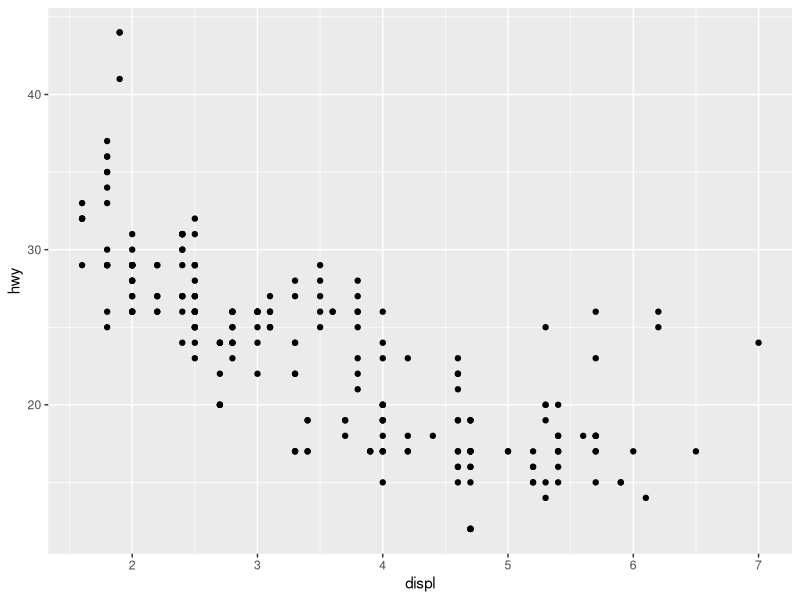
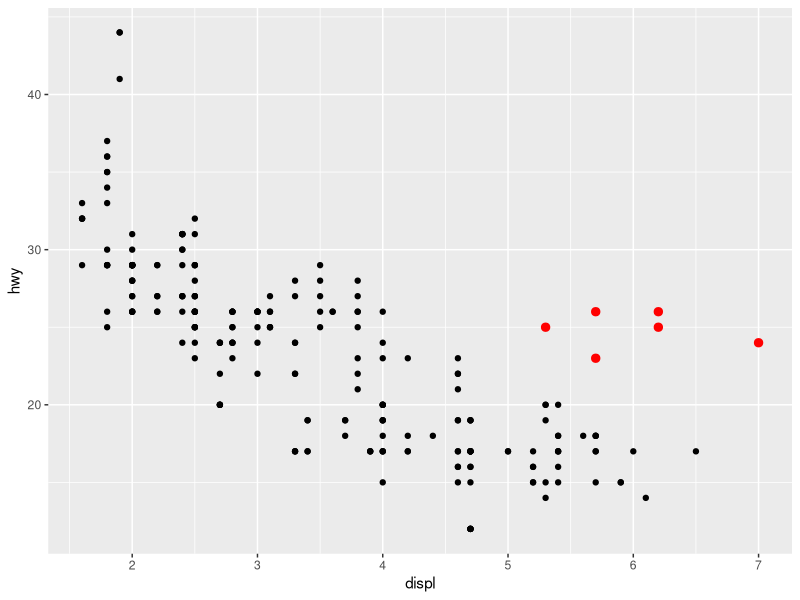
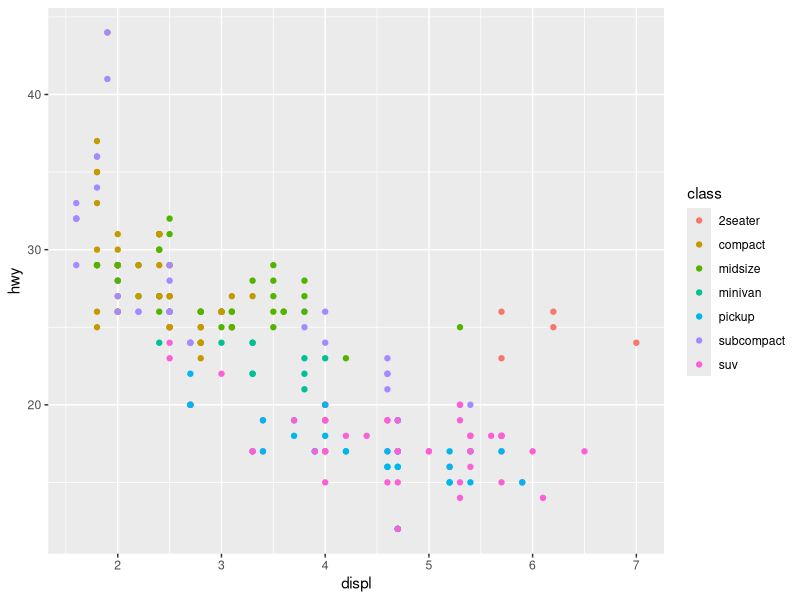
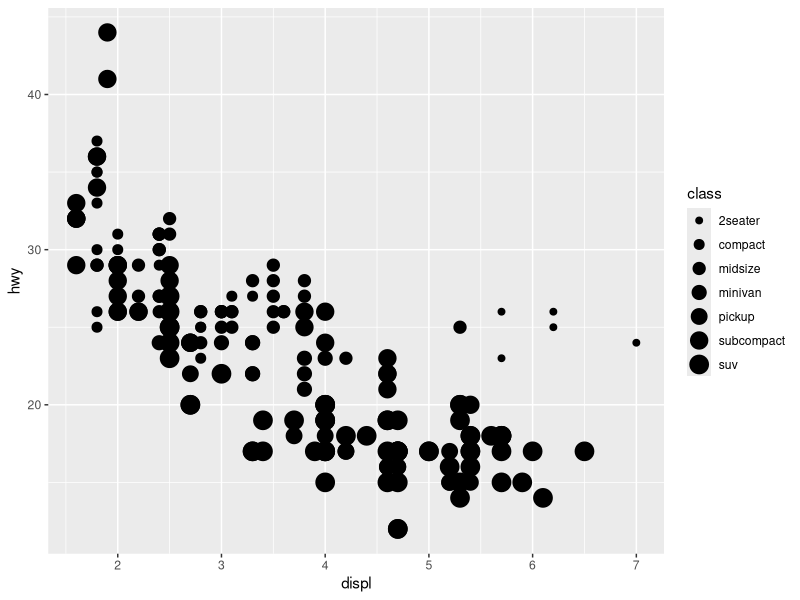
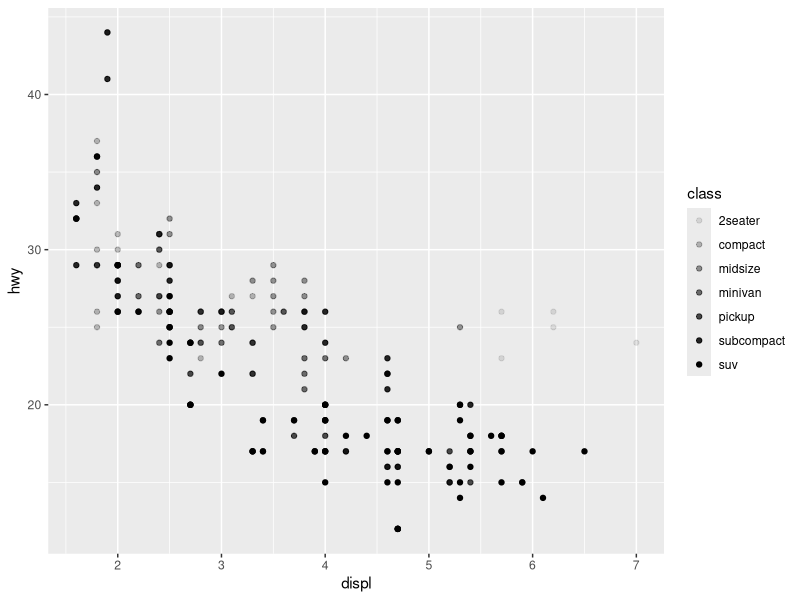
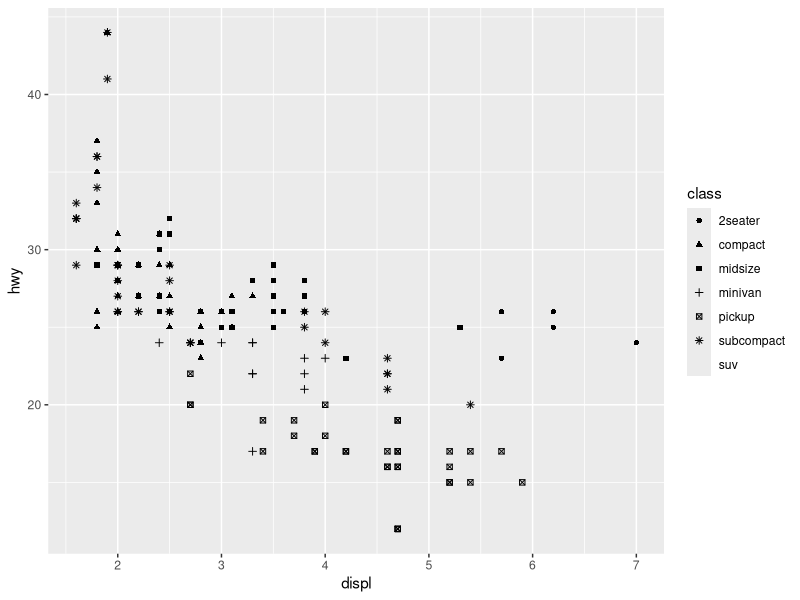
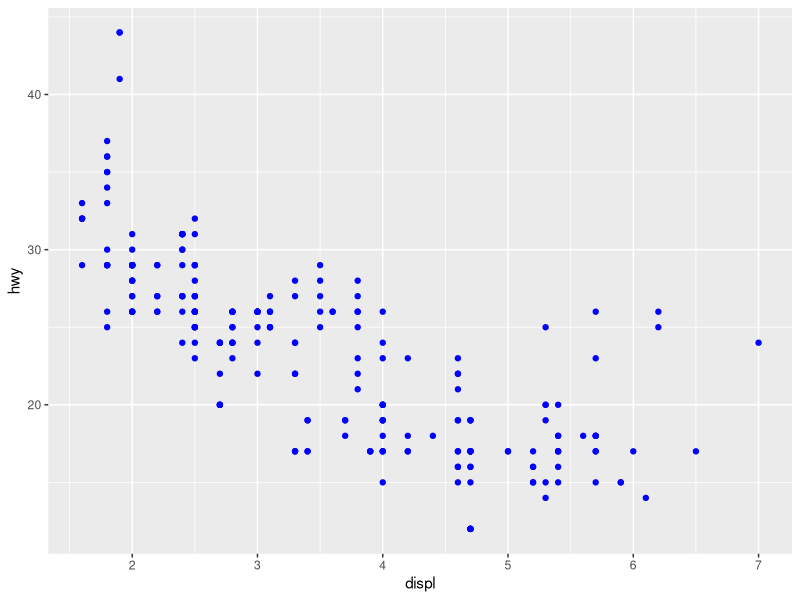
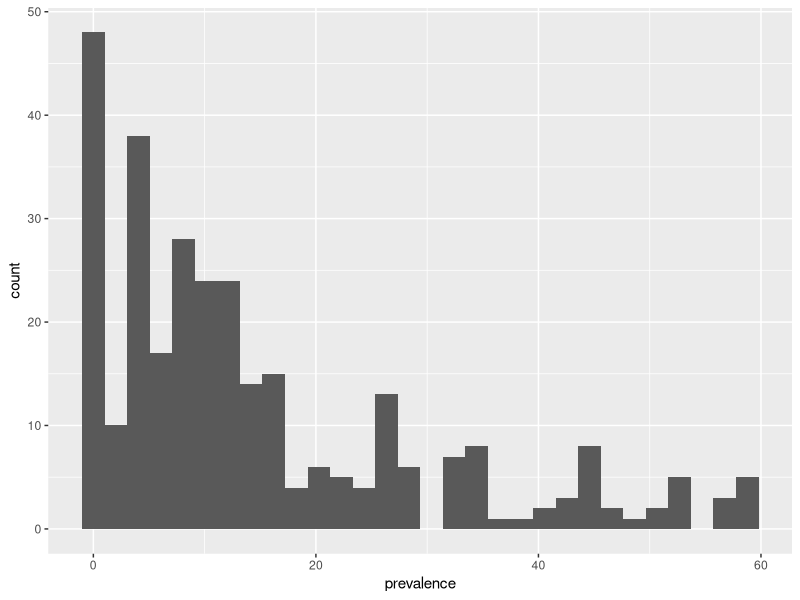

Recreate these plots in R, in order.
## ---- chunk 1
knitr::opts_chunk$set(echo = FALSE, fig.width = 8, fig.height= 5.25)
library(tidyverse)
library(knitr)
## ---- chunk 2
kable(head(mpg,12), format = 'html')
## ---- chunk 3
ggplot(data = mpg) + 
  geom_point(mapping = aes(x = displ, y = hwy))
## ---- chunk 4
new.mpg <- mpg %>% 
  mutate(flag = if_else(hwy>20 & displ>5, "Y", "N"))

ggplot() + 
  geom_point(data = new.mpg %>% filter(flag=="N"), mapping = aes(x=displ, y=hwy)) +
  geom_point(data = new.mpg %>% filter(flag=="Y"), mapping = aes(x=displ, y=hwy), color = "red", size = 2.5)
## ---- chunk 5
ggplot(data = mpg) + 
  geom_point(mapping = aes(x = displ, y = hwy, color = class))
## ---- chunk 6
ggplot(data = mpg) + 
  geom_point(mapping = aes(x = displ, y = hwy, size = class))
## ---- chunk 7
ggplot(data = mpg) + 
  geom_point(mapping = aes(x = displ, y = hwy, alpha = class))
## ---- chunk 8
ggplot(data = mpg) + 
  geom_point(mapping = aes(x = displ, y = hwy, shape = class))
## ---- chunk 9
ggplot(data = mpg) + 
  geom_point(mapping = aes(x = displ, y = hwy), color = "blue")
## ---- chunk 10
ccdat <- read.csv("data/chronic-conditions.csv")

trim <- function (x) gsub("^\\s+|\\s+$", "", x)

ccdat <- ccdat %>% 
  mutate(state=trim(state), 
         year=as.numeric(year))

alldat <- ccdat %>% 
  filter(age=="All", state=="National")

ut.diabetes <- ccdat %>% 
  filter(state=="Utah", age=="All", chronicCondition=="Diabetes")

kable(head(ccdat), format = "html")
## ---- chunk 11
library(tidyverse)
ccdat <- read.csv("data/chronic-conditions.csv")

trim <- function (x) gsub("^\\s+|\\s+$", "", x)

ccdat <- ccdat %>% 
  mutate(state=trim(state), 
         year=as.numeric(year))

alldat <- ccdat %>% 
  filter(age=="All", state=="National")
## ---- chunk 12
kable(head(alldat, 3), format = "html")
## ---- chunk 13
ggplot(data = alldat) + 
  geom_histogram(mapping = aes(x=prevalence))
## ---- chunk 14
ggplot(data = alldat) + 
  geom_density(mapping = aes(x=prevalence))
## ---- chunk 15
ggplot(data = alldat) +
  geom_point(mapping = aes(x=year, y=prevalence))
## ---- chunk 16
ggplot(data = alldat) + 
  geom_boxplot(mapping = aes(x=as.factor(year), y=prevalence))
## ---- chunk 17
ggplot(data = alldat) + 
  geom_smooth(mapping = aes(x=year, y=prevalence), method=lm)
## ---- chunk 18
ggplot(data = alldat) + 
  geom_point(mapping = aes(x=year,y=prevalence)) + 
  geom_smooth(mapping = aes(x=year,y=prevalence), method=lm)
## ---- chunk 19
ut.diabetes <- ccdat %>% 
  filter(state=="Utah", age=="All", chronicCondition=="Diabetes")

ggplot(data = ut.diabetes) + 
  geom_bar(aes(x=year, y=prevalence, fill=gender), stat="identity", position="dodge")
## ---- chunk 20
ggplot(data = alldat, mapping = aes(x=year, y=prevalence, color=chronicCondition)) + 
  geom_point() + 
  geom_line()
## ---- chunk 21
ggplot(data = alldat, mapping = aes(x=year, y=prevalence, color=chronicCondition)) + 
  geom_point() + 
  geom_line() + 
  facet_wrap(~gender)
## ---- chunk 22
ggplot(data = alldat, mapping = aes(x=year, y=prevalence, color=gender)) + 
  geom_point() + 
  geom_line() + 
  facet_grid(gender~chronicCondition)
